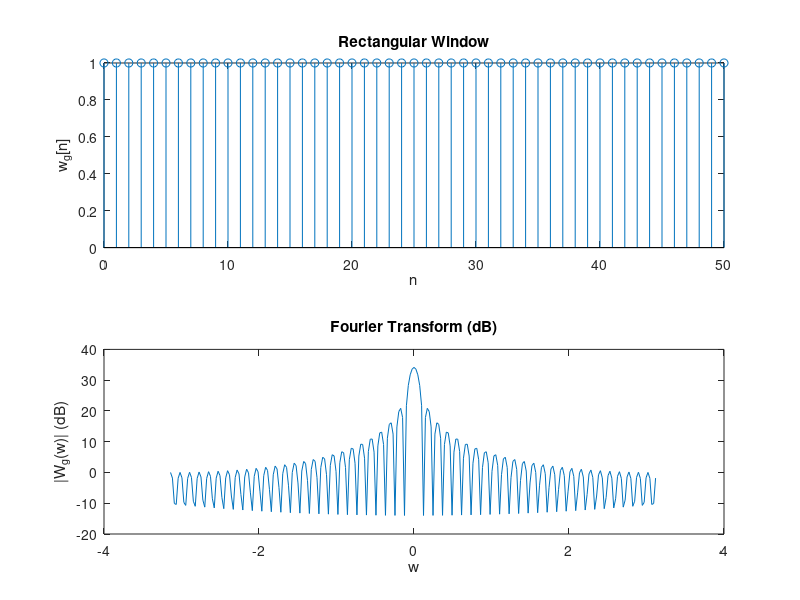
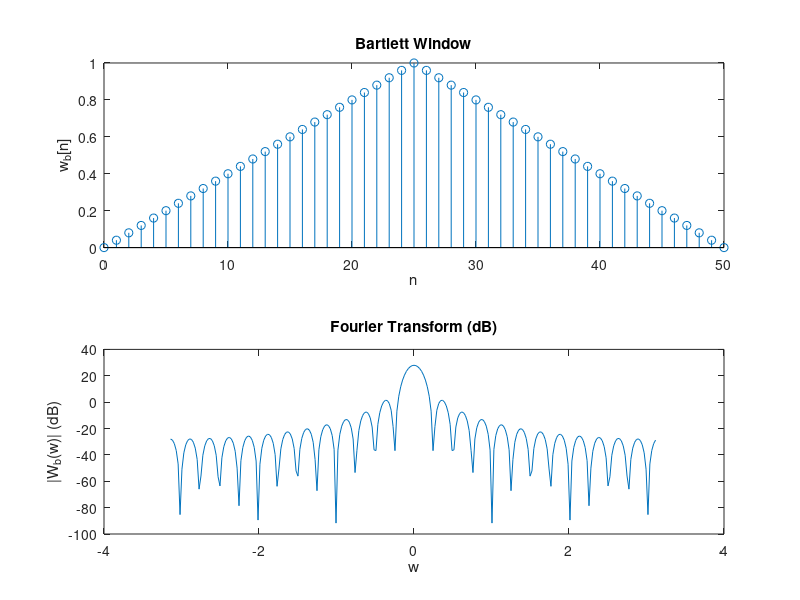
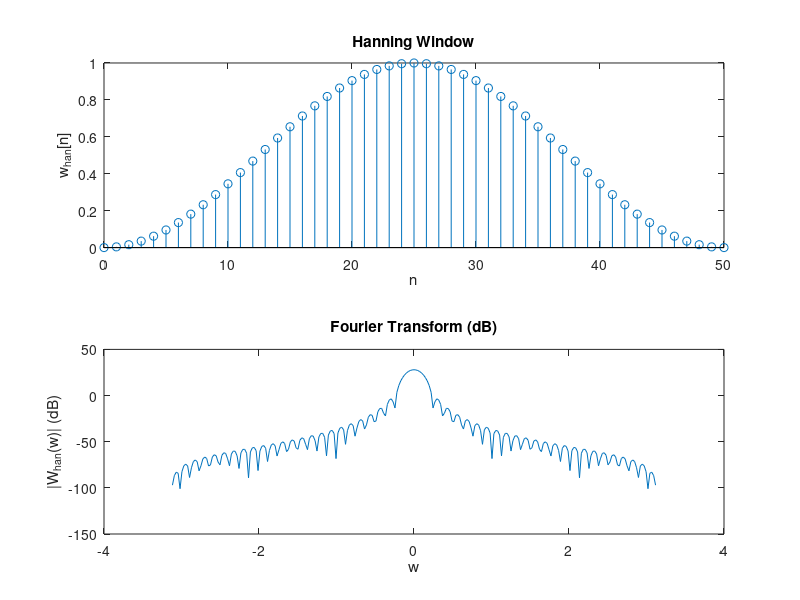
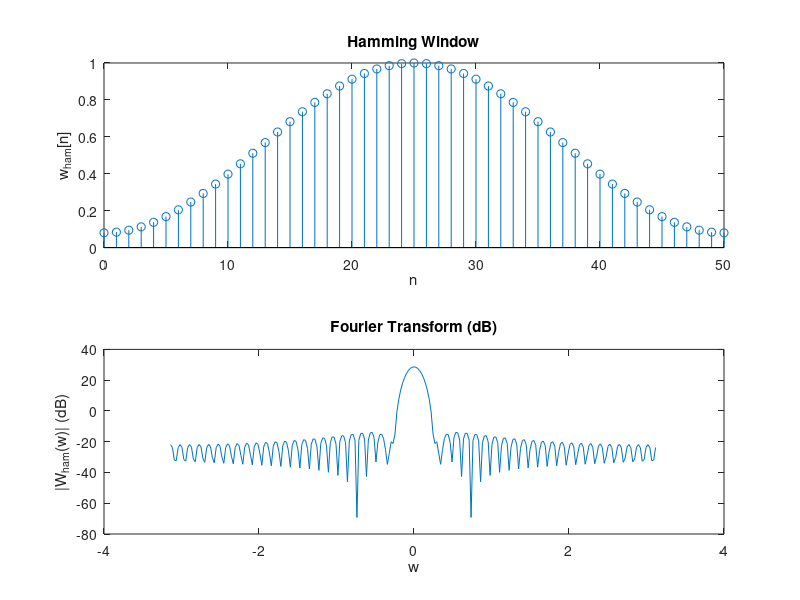

Reproduce these figures in MATLAB, in order.
%% Windows

%% Data

N = 51;
m = 0:N-1;

M = 256;
f = (-M/2:M/2-1)/M;
w = 2*pi*(-M/2:M/2-1)/M;

%% Rectangluar Window

w_g = zeros(1,N);
n = 0;
for k = 1:N
    if (n >= 0 && n <= (N-1))
        w_g(k) = 1;
    else
        w_g(k) = 0;
    end
    n = n + 1;
end

W_g = fftshift(fft(w_g,M));
W_g_dB = mag2db(abs(W_g));

figure,
subplot(211), stem(m,w_g), xlabel('n'), ylabel('w_g[n]'), title('Rectangular Window');
subplot(212), plot(w,W_g_dB), xlabel('w'), ylabel('|W_g(w)| (dB)'), title('Fourier Transform (dB)');

%% Bartlett Window

w_b = zeros(1,N);
n = 0;
for k = 1:N
    if (n >= 0 && n <= (N-1)/2)
        w_b(k) = 2*n/(N-1);
    elseif (n > (N-1)/2 && n <= (N-1))
        w_b(k) = 2 - 2*n/(N-1);
    else
        w_b(k) = 0;
    end
    n = n + 1;
end

W_b = fftshift(fft(w_b,M));
W_b_dB = mag2db(abs(W_b));

figure,
subplot(211), stem(m,w_b), xlabel('n'), ylabel('w_b[n]'), title('Bartlett Window');
subplot(212), plot(w,W_b_dB), xlabel('w'), ylabel('|W_b(w)| (dB)'), title('Fourier Transform (dB)');

%% Hanning Window

w_han = zeros(1,N);
n = 0;
for k = 1:N
    if (n >= 0 && n <= (N-1))
        w_han(k) = 0.5 - 0.5*cos(2*pi*n/(N-1));
    else
        w_han(k) = 0;
    end
    n = n + 1;
end

W_han = fftshift(fft(w_han,M));
W_han_dB = mag2db(abs(W_han));

figure,
subplot(211), stem(m,w_han), xlabel('n'), ylabel('w_h_a_n[n]'), title('Hanning Window');
subplot(212), plot(w,W_han_dB), xlabel('w'), ylabel('|W_h_a_n(w)| (dB)'), title('Fourier Transform (dB)');

%% Hamming Window

w_ham = zeros(1,N);
n = 0;
for k = 1:N
    if (n >= 0 && n <= (N-1))
        w_ham(k) = 0.54 - 0.46*cos(2*pi*n/(N-1));
    else
        w_ham(k) = 0;
    end
    n = n + 1;
end

W_ham = fftshift(fft(w_ham,M));
W_ham_dB = mag2db(abs(W_ham));

figure,
subplot(211), stem(m,w_ham), xlabel('n'), ylabel('w_h_a_m[n]'), title('Hamming Window');
subplot(212), plot(w,W_ham_dB), xlabel('w'), ylabel('|W_h_a_m(w)| (dB)'), title('Fourier Transform (dB)');

%% Blackman Window

w_bl = zeros(1,N);
n = 0;
for k = 1:N
    if (n >= 0 && n <= (N-1))
        w_bl(k) = 0.42 - 0.5*cos(2*pi*n/(N-1)) + 0.08*cos(4*pi*n/(N-1));
    else
        w_bl(k) = 0;
    end
    n = n + 1;
end

W_bl = fftshift(fft(w_bl,M));
W_bl_dB = mag2db(abs(W_bl));

figure,
subplot(211), stem(m,w_bl), xlabel('n'), ylabel('w_b_l[n]'), title('Blackman Window');
subplot(212), plot(w,W_bl_dB), xlabel('w'), ylabel('|W_b_l(w)| (dB)'), title('Fourier Transform (dB)');

%% Credits
% 
%  Made by:
%  Muhammad Abdullah
%  (2015-EE-166)
%  